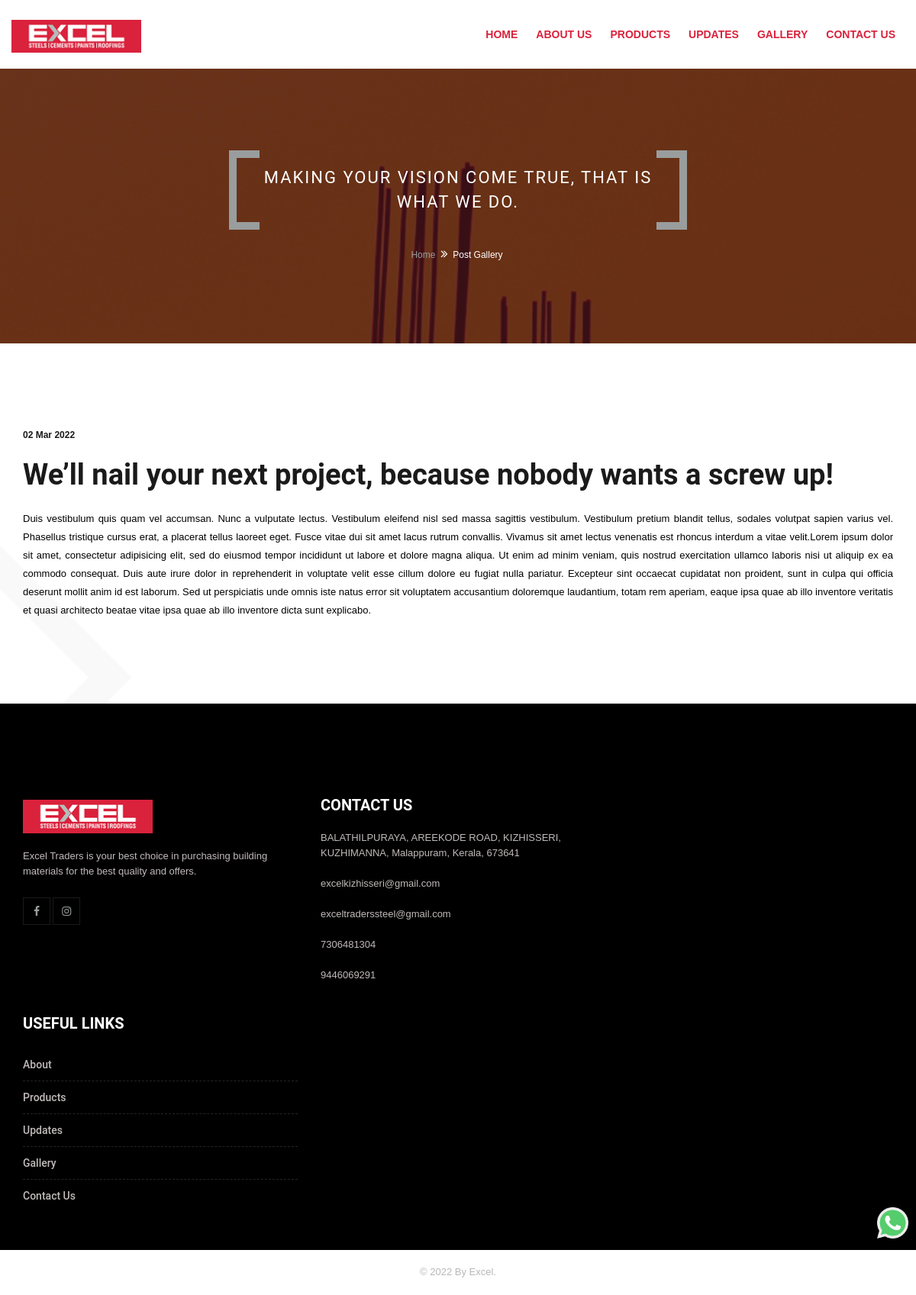
The page /blog-details/well-nail-your-next-project-because-nobody-wants-a/ on the database its author committed.
### web/models.py (models this page shows, shortened)
class Update(models.Model):
    title=models.CharField(max_length=225)
    summary=models.CharField(max_length=500)
    date=models.DateField()
    image=VersatileImageField('Image',upload_to='updates/',ppoi_field='ppoi' )
    ppoi = PPOIField('Image PPOI')
    content=HTMLField(blank=True, null=True)
    slug=models.SlugField(unique=True)

### web/views.py (the view)
# urls.py: path('blog-details/<str:slug>/', views.blogDetails,name='blogDetails'),
def blogDetails(request,slug):
    update = get_object_or_404(Update,slug=slug)
    updates=Update.objects.all()
    context = {
        'updates':updates,
        'update':update
    }
    return render(request,'web/blog-details.html',context)

### templates/web/blog-details.html (shortened to what this page needs)
{% extends 'web/base.html' %}
{% load static %}
{% block content %}
<div class="page-content ">
    <div class="mt-bnr-inr overlay-wraper bg-parallax bg-top-center" data-stellar-background-ratio="0.5"
        style="background-image:url({% static 'web/images/banner/1.jpg' %});">
        <div class="overlay-main bg-black opacity-07"></div>
        <div class="container">
            <div class="mt-bnr-inr-entry">
                <div class="banner-title-outer">
                    <div class="banner-title-name">
                        <h2 class="m-b0">Making your vision come true, that is what we do.</h2>
                    </div>
                </div>
                <div>
                    <ul class="mt-breadcrumb breadcrumb-style-2">
                        <li><a href="javascript:void(0);">Home</a></li>
                        <li>Post Gallery</li>
                    </ul>
                </div>
            </div>
        </div>
    </div>
    <div class="section-full p-tb80 square_shape1 square_shape3 inner-page-padding">
        <div class="container">
            <div class="blog-post date-style-3 blog-detail text-black">
                <div class="mt-post-media">
                    <div class="owl-carousel owl-fade-slider-one owl-btn-vertical-center owl-dots-bottom-right m-b30">
                    </div>
                </div>
                <div class="mt-post-meta ">
                    <ul>
                        <li class="post-date"><strong>{{update.date|date:"d"}} </strong> <span>{{update.date|date:"M"}} {{update.date|date:"Y"}}</span> </li>
                    </ul>
                </div>
                <div class="mt-post-title ">
                    <h2 class="post-title"><a href="" class="font-weight-600">{{update.title}}</a></h2>
                </div>
                <div class="mt-post-text">
                    <p>{{update.content|safe}}
                    </p>
                </div>
            </div>
        </div>
    </div>
</div>
<footer class="site-footer footer-large  footer-dark	footer-wide">
    {% endblock %}

### rows shown on the page
Update: date "02", date "Mar", date "2022", title "We’ll nail your next project, because nobody wants a screw up!", content "Duis vestibulum quis quam vel accumsan. Nunc a vulputate lectus. Vestibulum eleifend nisl sed massa sagittis vestibulum. Vestibulum pretium blandit tellus, sodales volutpat sapien varius vel. Phasellus tristique cursus erat, a placerat tellus laoreet eget. Fusce vitae dui sit amet lacus rutrum convallis. Vivamus sit amet lectus venenatis est rhoncus interdum a vitae velit.Lorem ipsum dolor sit amet, consectetur adipisicing elit, sed do eiusmod tempor incididunt ut labore et dolore magna aliqua. Ut enim ad minim veniam, quis nostrud exercitation ullamco laboris nisi ut aliquip ex ea commodo consequat. Duis aute irure dolor in reprehenderit in voluptate velit esse cillum dolore eu fugiat…"
